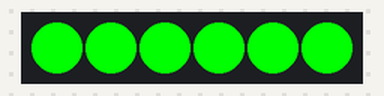
The sketch below on a simulated Arduino Uno, built with avr-gcc and run on an emulated ATmega328P. Parts: 6 RGB LEDs in strip order, left to right. Dim RGB values are drawn brighter than linear.

Above: at 6.05 s.
At 19.85 s:
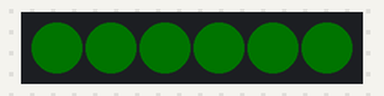
Timing chart, 0 to 40.0 s (numbered marks = the images above):
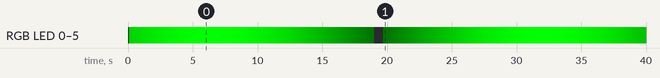

Measured:
- by itself, RGB LED 0–5: off → RGB(0, 128, 0) at 0.10 s, → RGB(0, 131, 0) 0.10 s later, → RGB(0, 134, 0) 0.10 s later, → RGB(0, 137, 0) 0.10 s later, … (357 changes in this stretch)

The sketch:

main.ino
```cpp
#include <Adafruit_NeoPixel.h>
#include <Arduino.h>

#ifdef __AVR__
#include <avr/power.h>
#endif

///------Define inputs -------\\\

#define PIN 12 // outputpin for Neopixel strip im using
//#define board_PIN 16 // boards installed Neopixel. apearently it is pin 16, NOT 27! not that it
// matters, ive had zero success making it work
#define NUMPIXELS 6

Adafruit_NeoPixel pixel_Strip(NUMPIXELS, PIN, NEO_GRBW + NEO_KHZ800);

///------Define Time -----\\\
//unsigned longs are suggested for time based function
unsigned long boardTime = 0; // total up time of the board
unsigned long frameTime = 100; // how long a frame should last, do i need this here?
unsigned long curTime = 0;
unsigned long prevTime = 0;
unsigned long delta = 0;

uint8_t r = 0;
uint8_t g = 0;
uint8_t b = 0;
uint8_t w = 0;

void setup()
{
// Mostly needed for certain kinds of trinkets, no harm in leaving it in
#if defined(__AVR_ATtiny85__) && (F_CPU == 16000000)
        clock_prescale_set(clock_div_1);
#endif
        pixel_Strip.begin(); // REQUIRED Instantiate a neopixel list
}

void loop()
{
        curTime = millis();

        delta += curTime - prevTime;

        prevTime = curTime;

        if (delta >= frameTime) {
                delta = 0;
                pixel_Strip.fill(Adafruit_NeoPixel::Color(0, Adafruit_NeoPixel::sine8(g++), 0, 0),
                                 0, NUMPIXELS);
                pixel_Strip.show();
                // for (int i = 0; i < NUMPIXELS; i++) {
                //         pixel_Strip.setPixelColor(i, 0, Adafruit_NeoPixel::sine8(g++), 0, 0);
                //         pixel_Strip.show();
                // }
        }
}
```
